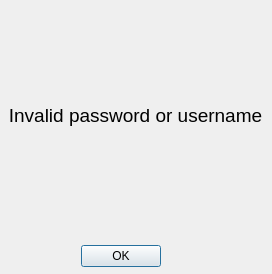
<?xml version="1.0" encoding="UTF-8"?>
<ui version="4.0">
 <class>Dialog</class>
 <widget class="QDialog" name="Dialog">
  <property name="geometry">
   <rect>
    <x>0</x>
    <y>0</y>
    <width>272</width>
    <height>274</height>
   </rect>
  </property>
  <property name="windowTitle">
   <string>Dialog</string>
  </property>
  <widget class="QDialogButtonBox" name="buttonBox">
   <property name="geometry">
    <rect>
     <x>80</x>
     <y>240</y>
     <width>81</width>
     <height>32</height>
    </rect>
   </property>
   <property name="orientation">
    <enum>Qt::Horizontal</enum>
   </property>
   <property name="standardButtons">
    <set>QDialogButtonBox::Ok</set>
   </property>
  </widget>
  <widget class="QWidget" name="verticalLayoutWidget">
   <property name="geometry">
    <rect>
     <x>0</x>
     <y>0</y>
     <width>271</width>
     <height>231</height>
    </rect>
   </property>
   <layout class="QVBoxLayout" name="verticalLayout">
    <item>
     <widget class="QLabel" name="label">
      <property name="font">
       <font>
        <pointsize>14</pointsize>
       </font>
      </property>
      <property name="text">
       <string>Invalid password or username</string>
      </property>
      <property name="alignment">
       <set>Qt::AlignCenter</set>
      </property>
     </widget>
    </item>
   </layout>
  </widget>
 </widget>
 <resources/>
 <connections>
  <connection>
   <sender>buttonBox</sender>
   <signal>accepted()</signal>
   <receiver>Dialog</receiver>
   <slot>accept()</slot>
   <hints>
    <hint type="sourcelabel">
     <x>248</x>
     <y>254</y>
    </hint>
    <hint type="destinationlabel">
     <x>157</x>
     <y>274</y>
    </hint>
   </hints>
  </connection>
  <connection>
   <sender>buttonBox</sender>
   <signal>rejected()</signal>
   <receiver>Dialog</receiver>
   <slot>reject()</slot>
   <hints>
    <hint type="sourcelabel">
     <x>316</x>
     <y>260</y>
    </hint>
    <hint type="destinationlabel">
     <x>286</x>
     <y>274</y>
    </hint>
   </hints>
  </connection>
 </connections>
</ui>
